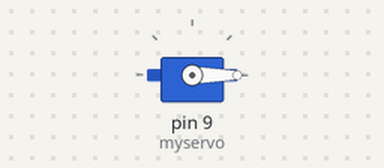
Bench run of a sketch on a simulated Arduino Uno, built with avr-gcc and run on an emulated ATmega328P. Parts: servo.

Above: at 0.05 s.
At 4.55 s:
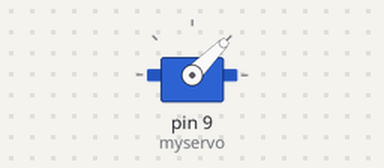
At 9.05 s:
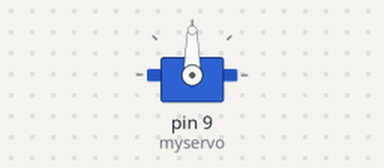
At 18.05 s:
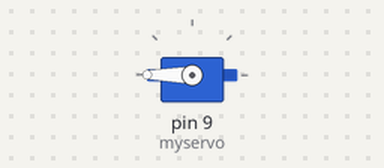
Timing chart, 0 to 23.5 s (numbered marks = the images above):
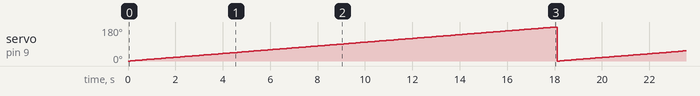

The sketch:

Servo_angle.ino
```cpp
#include <Servo.h>

Servo myservo;

void setup() {
  // put your setup code here, to run once:
  myservo.attach(9);
}

void loop() {


  for (int pos = 0; pos <= 180; pos++)
  {
    myservo.write(pos);
    delay(100);
  }

}
```

Measured:
- by itself, servo on pin 9 (myservo): ramps from 0° to 180° and jumps back, once every 18.1 s
